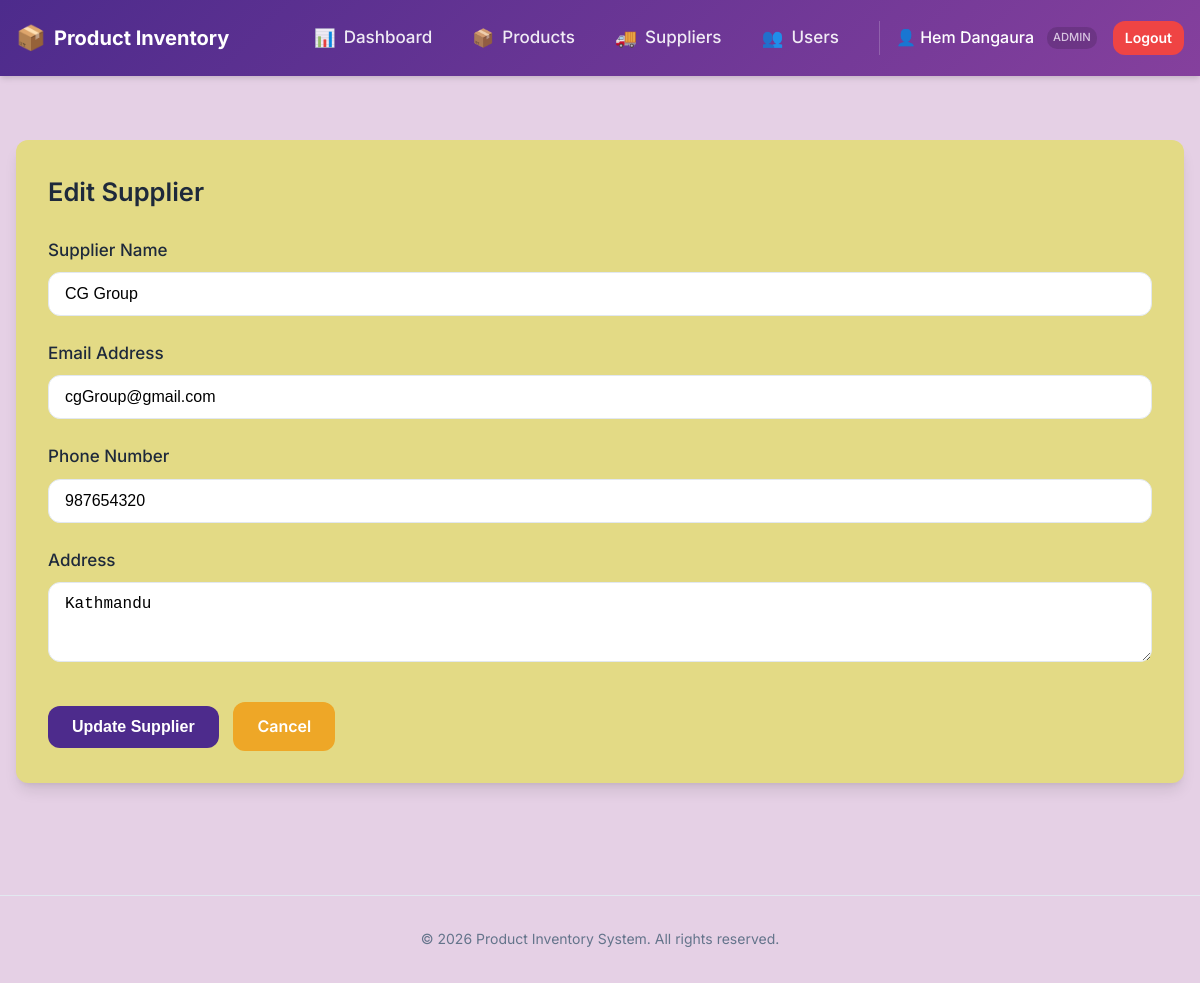
The app's page /product_inventory/public/edit_supplier.php?id=5 (signed in) with its own data.
### tables this page shows
CREATE TABLE `suppliers` (
  `id` int(11) NOT NULL,
  `name` varchar(255) NOT NULL,
  `email` varchar(255) DEFAULT NULL,
  `phone` varchar(20) DEFAULT NULL,
  `address` text DEFAULT NULL,
  `created_at` timestamp NOT NULL DEFAULT current_timestamp()
);

### product_inventory/public/edit_supplier.php (the view, shortened to what this page needs)
<?php
include '../includes/header.php';
require '../config/db.php';
$id = $_GET['id'] ?? die("ID missing");
$stmt = $conn->prepare("SELECT * FROM suppliers WHERE id=?");
$stmt->execute([$id]);
$s = $stmt->fetch();
?>
<div class="card">
    <h2 style="margin-bottom: 1.5rem">Edit Supplier</h2>
    <form method="post">
        <div class="form-group">
            <label>Supplier Name</label>
            <input type="text" name="name" value="<?= htmlspecialchars($s['name']) ?>" required>
        </div>
        <div class="form-group">
            <label>Email Address</label>
            <input type="email" name="email" value="<?= htmlspecialchars($s['email']) ?>">
        </div>
        <div class="form-group">
            <label>Phone Number</label>
            <input type="text" name="phone" value="<?= htmlspecialchars($s['phone']) ?>">
        </div>
        <div class="form-group">
            <label>Address</label>
            <textarea name="address" rows="3"><?= htmlspecialchars($s['address']) ?></textarea>
        </div>
        <div style="margin-top: 2rem">
            <button type="submit" class="btn btn-primary">Update Supplier</button>
            <a href="suppliers.php" class="btn btn-secondary" style="margin-left:10px">Cancel</a>
        </div>
    </form>
</div>
<?php include '../includes/footer.php'; ?>

### product_inventory/assets/css/style.css (style rules this page uses)
:root { --primary-color: #4D2B8C; --primary-hover: #85409D; --secondary-color: #EEA727; --background-bg: #e5d0e5; --card-bg: #e3da85; --text-color: #1e293b; --text-muted: #64748b; --border-color: #e2e8f0; --danger-color: #ef4444; --danger-hover: #dc2626; --success-color: #10b981; --shadow-sm: 0 1px 2px 0 rgb(0 0 0 / 0.05); --shadow-md: 0 10px 15px -3px rgb(0 0 0 / 0.1), 0 4px 6px -4px rgb(0 0 0 / 0.1); --radius: 0.75rem; }
*, *::before, *::after { box-sizing: border-box; }
body { font-family: 'Inter', system-ui, -apple-system, sans-serif; background-color: var(--background-bg); color: var(--text-color); margin: 0; line-height: 1.6; font-size: 17px; }
h1, h2, h3, h4, h5, h6 { margin-top: 0; font-weight: 600; color: var(--text-color); }
a { color: var(--primary-color); text-decoration: none; transition: color 0.2s; }
.card { background: var(--card-bg); border-radius: var(--radius); padding: 2rem; box-shadow: var(--shadow-md); margin-bottom: 2rem; }
.form-group { margin-bottom: 1.5rem; }
label { display: block; margin-bottom: 0.5rem; font-weight: 500; color: var(--text-color); }
input[type="text"], input[type="number"], input[type="password"], input[type="email"], textarea, select { width: 100%; padding: 0.75rem 1rem; border: 1px solid var(--border-color); border-radius: var(--radius); font-size: 1rem; background-color: #fff; transition: border-color 0.2s, box-shadow 0.2s; }
.btn { display: inline-block; padding: 0.75rem 1.5rem; border-radius: var(--radius); font-weight: 600; cursor: pointer; text-align: center; border: none; transition: all 0.2s ease; font-size: 1rem; }
.btn-primary { background-color: var(--primary-color); color: white; }
.btn-secondary { background-color: var(--secondary-color); color: white; }

### records on screen
suppliers: name "CG Group", email "cgGroup@gmail.com", phone "987654320", address "Kathmandu"

### other values on screen
$_SESSION['username'] "Hem Dangaura"
$_SESSION['role'] "ADMIN"
